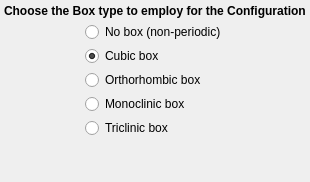
     <widget class="QWidget" name="BoxTypePage">
      <layout class="QVBoxLayout" name="verticalLayout_5">
       <property name="spacing">
        <number>4</number>
       </property>
       <property name="leftMargin">
        <number>4</number>
       </property>
       <property name="topMargin">
        <number>4</number>
       </property>
       <property name="rightMargin">
        <number>4</number>
       </property>
       <property name="bottomMargin">
        <number>4</number>
       </property>
       <item>
        <widget class="QLabel" name="TopLabel_4">
         <property name="sizePolicy">
          <sizepolicy hsizetype="Expanding" vsizetype="Preferred">
           <horstretch>0</horstretch>
           <verstretch>0</verstretch>
          </sizepolicy>
         </property>
         <property name="font">
          <font>
           <weight>75</weight>
           <bold>true</bold>
          </font>
         </property>
         <property name="text">
          <string>Choose the Box type to employ for the Configuration</string>
         </property>
        </widget>
       </item>
       <item>
        <layout class="QHBoxLayout" name="horizontalLayout_2">
         <item>
          <spacer name="horizontalSpacer_4">
           <property name="orientation">
            <enum>Qt::Horizontal</enum>
           </property>
           <property name="sizeHint" stdset="0">
            <size>
             <width>40</width>
             <height>20</height>
            </size>
           </property>
          </spacer>
         </item>
         <item>
          <layout class="QVBoxLayout" name="verticalLayout_4">
           <property name="spacing">
            <number>4</number>
           </property>
           <item>
            <widget class="QRadioButton" name="BoxNonPeriodicRadio">
             <property name="text">
              <string>No box (non-periodic)</string>
             </property>
            </widget>
           </item>
           <item>
            <widget class="QRadioButton" name="BoxCubicRadio">
             <property name="text">
              <string>Cubic box</string>
             </property>
             <property name="checked">
              <bool>true</bool>
             </property>
            </widget>
           </item>
           <item>
            <widget class="QRadioButton" name="BoxOrthorhombicRadio">
             <property name="text">
              <string>Orthorhombic box</string>
             </property>
            </widget>
           </item>
           <item>
            <widget class="QRadioButton" name="BoxMonoclinicRadio">
             <property name="text">
              <string>Monoclinic box</string>
             </property>
            </widget>
           </item>
           <item>
            <widget class="QRadioButton" name="BoxTriclinicRadio">
             <property name="text">
              <string>Triclinic box</string>
             </property>
            </widget>
           </item>
           <item>
            <spacer name="verticalSpacer_3">
             <property name="orientation">
              <enum>Qt::Vertical</enum>
             </property>
             <property name="sizeHint" stdset="0">
              <size>
               <width>20</width>
               <height>40</height>
              </size>
             </property>
            </spacer>
           </item>
          </layout>
         </item>
         <item>
          <spacer name="horizontalSpacer_5">
           <property name="orientation">
            <enum>Qt::Horizontal</enum>
           </property>
           <property name="sizeHint" stdset="0">
            <size>
             <width>40</width>
             <height>20</height>
            </size>
           </property>
          </spacer>
         </item>
        </layout>
       </item>
      </layout>
     </widget>
